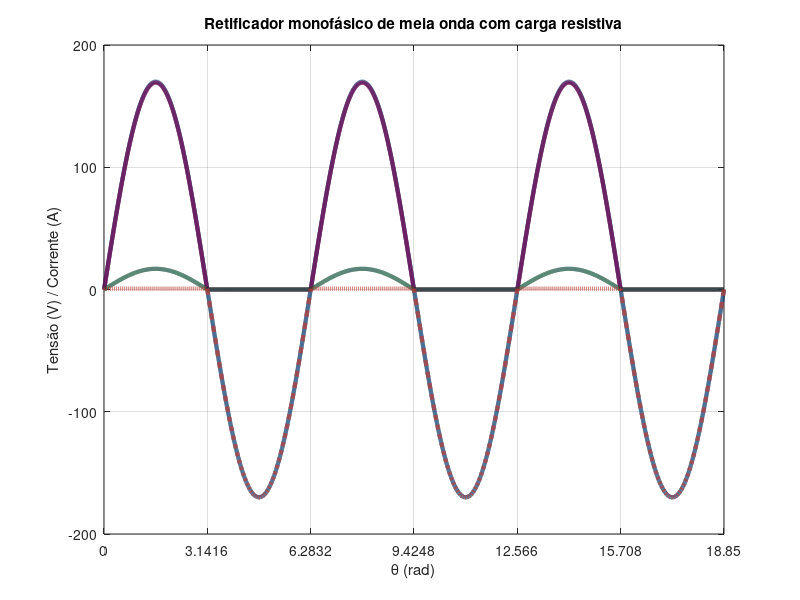

Source code (MATLAB): (Note: this script raises an error after producing the figure.)
%% Fonte senoidal v_s(t) + retificador de meia-onda (1 diodo) + carga R


clear; clc; close all;

% ---- Parâmetros ----
f   = 60;          % Hz
Vm  = 170;         % Vp (pico)
R   = 10;          % ohms
Vd  = 0.7;         % V (queda do diodo; use 0 para ideal)
ncy = 3;           % número de ciclos
fs  = 200e3;       % Hz

% ---- Tempo ----
T = 1/f;
t = 0:1/fs:(ncy*T);

% ---- Sinais ----
v_s = Vm*sin(2*pi*f*t);     % v_s(t)
v_0 = max(v_s - Vd, 0);     % v_0(t)
i_0 = v_0 / R;              % i_0(t)

% Tensão sobre o diodo v_D(t) (anodo->catodo):
% quando conduz: ~Vd; quando bloqueia: v_s(t)
v_D = v_s - v_0;

% ---- Paleta (RGB 0..1) ----
statale.maincolor = [0   51  102]/255;
statale.lilla     = [120 0   80 ]/255;
statale.darkgreen = [0   70  40 ]/255;
statale.red       = [190 60  55 ]/255;
statale.yellow    = [200 155 20 ]/255;

plotColors = [
    statale.maincolor
    statale.lilla
    statale.darkgreen
    statale.red
    statale.yellow
];

set(groot,'defaultAxesColorOrder',plotColors);

% ---- Estilo de linha ----
LW = 3.0;

% ---- Eixo x em radianos ----
theta = 2*pi*f*t;   % rad

figure('Color','w');
plot(theta, v_s, 'Color', plotColors(1,:), 'LineWidth', LW); hold on;
plot(theta, v_0,'Color', plotColors(2,:), 'LineWidth', LW);
plot(theta, i_0, 'Color', plotColors(3,:), 'LineWidth', LW);
plot(theta, v_D,'--', 'Color', plotColors(4,:), 'LineWidth', LW);  % próxima cor (red)
grid on;

xlabel('\theta (rad)');
ylabel('Tensão (V) / Corrente (A)');
title('Retificador monofásico de meia onda com carga resistiva');

% Ticks em múltiplos de pi
xlim([0, ncy*2*pi]);
xticks(0:pi:(ncy*2*pi));
xticklabels(compose('%g\\pi', (0:1:(ncy*2))));
xticklabels(strrep(xticklabels,'0\pi','0'));

% Legenda 
lgd = legend('v_s(t)','v_0(t)','i_0(t)','v_D(t)','Location','best');
lgd.FontSize   = 12;
lgd.FontWeight = 'bold';
lgd.Color      = 'none';

% Fontes dos eixos em negrito
ax = gca;
ax.XLabel.FontWeight = 'bold';
ax.YLabel.FontWeight = 'bold';

%% =========================
%  ADENDO: 4 MP4s (um por linha), usando a .fig como TEMPLATE
%  V1: anima v_s
%  V2: v_s fixa + anima v_0
%  V3: v_s,v_0 fixas + anima i_0
%  V4: v_s,v_0,i_0 fixas + anima v_D
% =========================

figTemplate = "meia onda r.fig";          % no mesmo folder

% Dados
X1 = theta(:);
Y = [v_s(:), v_0(:), i_0(:), v_D(:)];
N = numel(X1);

if ~isfile(figTemplate)
    error("Não achei '%s' em %s", figTemplate, pwd);
end

% Config do vídeo
fps      = 30;
durEach  = 10;                    % duração de CADA vídeo (s)
nFrames  = max(60, round(durEach*fps));
resDPI   = 300;                   % pode pôr 600 (mais lento)

% Helper
reveal = @(y,idx) [y(1:idx); nan(N-idx,1)];

% Nomes e DisplayNames na ordem
names = ["v_s(t)","v_0(t)","i_0(t)","v_D(t)"];
outFiles = ["meia_onda_v1_vs.mp4", ...
            "meia_onda_v2_v0.mp4", ...
            "meia_onda_v3_i0.mp4", ...
            "meia_onda_v4_vD.mp4"];

for vid = 1:4
    % Abre template novo para cada vídeo (evita "herdar" estado)
    fig = openfig(figTemplate, "new", "visible");
    drawnow;

    % trava tamanho (opcional: defina Position se quiser 1080p/4K)
    set(fig,'Units','pixels');
    set(fig,'Resize','off');
    drawnow;

    % Acha axes principal
    axesList = findall(fig, "Type","axes");
    ax = [];
    for a = axesList(:).'
        if isgraphics(a.XLabel) && isgraphics(a.YLabel)
            xl = string(a.XLabel.String);
            yl = string(a.YLabel.String);
            if contains(xl, "\theta") && contains(yl, "Tensão")
                ax = a; break;
            end
        end
    end
    if isempty(ax), ax = axesList(1); end

    % Acha linhas por DisplayName
    plines = findall(ax, "Type","line");
    getByName = @(nm) plines(strcmp(string(get(plines,"DisplayName")), nm));

    h1 = getByName("v_s(t)");
    h2 = getByName("v_0(t)");
    h3 = getByName("i_0(t)");
    h4 = getByName("v_D(t)");

    if isempty(h1) || isempty(h2) || isempty(h3) || isempty(h4)
        error("Não achei as 4 curvas pelo DisplayName dentro da FIG.");
    end

    hs = [h1 h2 h3 h4];

    % Garante XData certo
    set(hs, "XData", X1);

    % Estado inicial para ESTE vídeo:
    % - curvas anteriores (1..vid-1) completas
    % - curva vid vazia (vai animar)
    % - curvas futuras vazias
    for j = 1:4
        if j < vid
            set(hs(j), "YData", Y(:,j));
        else
            set(hs(j), "YData", nan(N,1));
        end
    end
    drawnow;

    % Prepara VideoWriter
    vw = VideoWriter(outFiles(vid), "MPEG-4");
    vw.FrameRate = fps;
    vw.Quality   = 100;
    open(vw);
    cleanupObj = onCleanup(@() close(vw));

    % Temp png único por vídeo (evita conflitos)
    tmpPng = fullfile(tempdir, "frame_tmp_" + string(feature("getpid")) + "_v" + vid + ".png");

    % Frame "teste" para fixar dimensão
    exportgraphics(fig, tmpPng, 'Resolution', resDPI);
    im0 = imread(tmpPng);
    H = size(im0,1); W = size(im0,2);

    % Anima SOMENTE a curva vid
    for k = 1:nFrames
        frac = (k-1)/(nFrames-1);
        idx  = max(2, round(frac*(N-1)) + 1);

        set(hs(vid), "YData", reveal(Y(:,vid), idx));
        drawnow;

        exportgraphics(fig, tmpPng, 'Resolution', resDPI);
        im = imread(tmpPng);

        % segurança: garante tamanho fixo
        if size(im,1) ~= H || size(im,2) ~= W
            im = im(1:min(end,H), 1:min(end,W), :);
        end

        writeVideo(vw, im);
    end

    % Fecha e limpa
    if exist(tmpPng,'file'), delete(tmpPng); end
    clear cleanupObj;   % close(vw)

    close(fig);

    disp("Salvou: " + fullfile(pwd, outFiles(vid)));
end